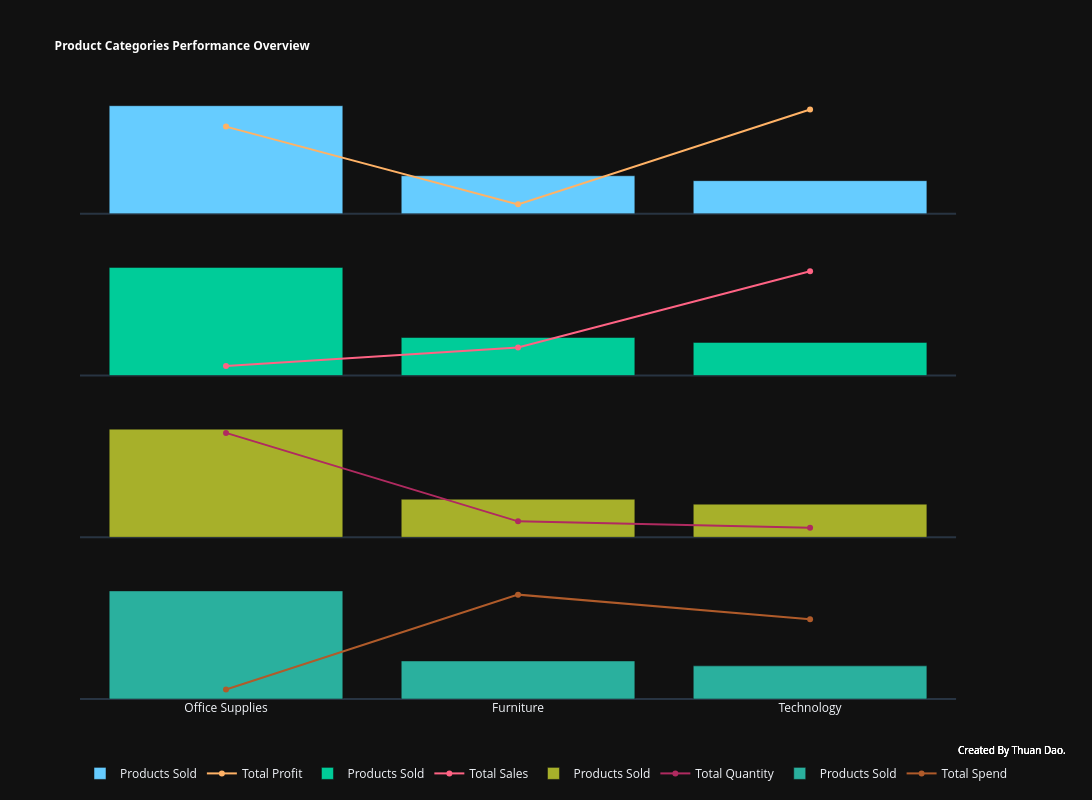

Notebook code for this chart:
### Markdown cell above
### Products Sold By Category

### Code cell
data_product = df_merged.groupby(by="Category")\
                 .agg(
                    product_counts = ("ProductID", "count"),
                    total_sales = ("Sales", "sum"),
                    total_quantity = ("Quantity", "sum"),
                    total_spend= ("Spend", "sum"),
                    total_profit = ("Profit", "sum")
                 ).sort_values("total_sales", ascending=True).reset_index()

def plot_category_performance_overview(data_product):
    """
    Plot category-level performance using stacked subplots:
    - Row 1: Products Sold & Total Profit
    - Row 2: Products Sold & Total Sales
    - Row 3: Products Sold & Total Quantity
    - Row 4: Products Sold & Total Spend

    Parameters
    ----------
    data_product : pd.DataFrame
        DataFrame containing category-level metrics.
    """

    fig = make_subplots(
        rows=4, cols=1,
        shared_xaxes=True,
        vertical_spacing=0.08,
        specs=[[{"secondary_y": True}], [{"secondary_y": True}], [{"secondary_y": True}], [{"secondary_y": True}]],
        subplot_titles=[
            "Category Performance: Products Sold & Profit",
            "Category Performance: Products Sold & Sales",
            "Category Performance: Products Sold & Quantity",
            "Category Performance: Products Sold & Spend"
        ]
    )

    # Config for each subplot (loop-friendly)
    plot_configs = [
        # row, bar_col, line_col, bar_name, line_name, bar_color, line_color, currency
        (1, "product_counts", "total_profit",
         "Products Sold", "Total Profit",
         "rgb(102,204,255)", "rgb(255,178,102)", True),

        (2, "product_counts", "total_sales",
         "Products Sold", "Total Sales",
         "rgb(0,204,153)", "rgb(255,99,132)", True),

        (3, "product_counts", "total_quantity",
         "Products Sold", "Total Quantity",
         "rgb(167,176,42)", "rgb(176,42,96)", False),

        (4, "product_counts", "total_spend",
         "Products Sold", "Total Spend",
         "rgb(42,176,158)", "rgb(176,91,42)", True)
    ]

    for row, bar_col, line_col, bar_name, line_name, bar_color, line_color, is_currency in plot_configs:
        # Bar trace
        fig.add_trace(
            go.Bar(
                x=data_product["Category"],
                y=data_product[bar_col],
                name=bar_name,
                marker_color=bar_color
            ),
            row=row, col=1, secondary_y=False
        )

        # Line trace
        fig.add_trace(
            go.Scatter(
                x=data_product["Category"],
                y=data_product[line_col],
                name=line_name,
                mode="lines+markers",
                marker_color=line_color,
                hovertemplate="$%{y}" if is_currency else "%{y}"
            ),
            row=row, col=1, secondary_y=True
        )

    # Layout
    fig.update_layout(
        title=dict(
            text="<b>Product Categories Performance Overview</b>",
            font=dict(size=12, family="Segoe UI", color="white")
        ),
        template="plotly_dark",
        width=1500,
        height=800,
        hovermode="x unified",
        legend=dict(orientation="h"),
        annotations=[dict(
            text="Created By Thuan Dao.",
            xref="paper", yref="paper",
            x=1, y=-0.1,
            showarrow=False,
            font=dict(size=10, color="white", family="Segoe UI")
        )]
    )

    fig.update_yaxes(showgrid=False, showticklabels=False)
    fig.show()

plot_category_performance_overview(data_product)

### Figure 1 — Plotly figure (JSON) as saved in the notebook; plotly's stock layout.template omitted (floating-point values rounded to 4 significant figures)
{"data": [{"marker": {"color": "rgb(102,204,255)"}, "name": "Products Sold", "type": "bar", "x": ["Office Supplies", "Furniture", "Technology"], "xaxis": "x", "y": [6026, 2121, 1847], "yaxis": "y"}, {"hovertemplate": "$%{y}", "marker": {"color": "rgb(255,178,102)"}, "mode": "lines+markers", "name": "Total Profit", "type": "scatter", "x": ["Office Supplies", "Furniture", "Technology"], "xaxis": "x", "y": [122500.0, 18450.0, 145500.0], "yaxis": "y2"}, {"marker": {"color": "rgb(0,204,153)"}, "name": "Products Sold", "type": "bar", "x": ["Office Supplies", "Furniture", "Technology"], "xaxis": "x2", "y": [6026, 2121, 1847], "yaxis": "y3"}, {"hovertemplate": "$%{y}", "marker": {"color": "rgb(255,99,132)"}, "mode": "lines+markers", "name": "Total Sales", "type": "scatter", "x": ["Office Supplies", "Furniture", "Technology"], "xaxis": "x2", "y": [719000.0, 742000.0, 836200.0], "yaxis": "y4"}, {"marker": {"color": "rgb(167,176,42)"}, "name": "Products Sold", "type": "bar", "x": ["Office Supplies", "Furniture", "Technology"], "xaxis": "x3", "y": [6026, 2121, 1847], "yaxis": "y5"}, {"hovertemplate": "%{y}", "marker": {"color": "rgb(176,42,96)"}, "mode": "lines+markers", "name": "Total Quantity", "type": "scatter", "x": ["Office Supplies", "Furniture", "Technology"], "xaxis": "x3", "y": [22906, 8028, 6939], "yaxis": "y6"}, {"marker": {"color": "rgb(42,176,158)"}, "name": "Products Sold", "type": "bar", "x": ["Office Supplies", "Furniture", "Technology"], "xaxis": "x4", "y": [6026, 2121, 1847], "yaxis": "y7"}, {"hovertemplate": "$%{y}", "marker": {"color": "rgb(176,91,42)"}, "mode": "lines+markers", "name": "Total Spend", "type": "scatter", "x": ["Office Supplies", "Furniture", "Technology"], "xaxis": "x4", "y": [596600.0, 723500.0, 690700.0], "yaxis": "y8"}], "layout": {"annotations": [{"font": {"color": "white", "family": "Segoe UI", "size": 10}, "showarrow": false, "text": "Created By Thuan Dao.", "x": 1, "xanchor": "center", "xref": "paper", "y": -0.1, "yanchor": "bottom", "yref": "paper"}, {"font": {"color": "white", "family": "Segoe UI", "size": 10}, "showarrow": false, "text": "Created By Thuan Dao.", "x": 1, "xanchor": "center", "xref": "paper", "y": -0.1, "yanchor": "bottom", "yref": "paper"}, {"font": {"color": "white", "family": "Segoe UI", "size": 10}, "showarrow": false, "text": "Created By Thuan Dao.", "x": 1, "xanchor": "center", "xref": "paper", "y": -0.1, "yanchor": "bottom", "yref": "paper"}, {"font": {"color": "white", "family": "Segoe UI", "size": 10}, "showarrow": false, "text": "Created By Thuan Dao.", "x": 1, "xanchor": "center", "xref": "paper", "y": -0.1, "yanchor": "bottom", "yref": "paper"}], "height": 800, "hovermode": "x unified", "legend": {"orientation": "h"}, "title": {"font": {"color": "white", "family": "Segoe UI", "size": 12}, "text": "<b>Product Categories Performance Overview</b>"}, "width": 1500, "xaxis": {"anchor": "y", "domain": [0, 0.94], "matches": "x4", "showticklabels": false}, "xaxis2": {"anchor": "y3", "domain": [0, 0.94], "matches": "x4", "showticklabels": false}, "xaxis3": {"anchor": "y5", "domain": [0, 0.94], "matches": "x4", "showticklabels": false}, "xaxis4": {"anchor": "y7", "domain": [0, 0.94]}, "yaxis": {"anchor": "x", "domain": [0.81, 1], "showgrid": false, "showticklabels": false}, "yaxis2": {"anchor": "x", "overlaying": "y", "showgrid": false, "showticklabels": false, "side": "right"}, "yaxis3": {"anchor": "x2", "domain": [0.54, 0.73], "showgrid": false, "showticklabels": false}, "yaxis4": {"anchor": "x2", "overlaying": "y3", "showgrid": false, "showticklabels": false, "side": "right"}, "yaxis5": {"anchor": "x3", "domain": [0.27, 0.46], "showgrid": false, "showticklabels": false}, "yaxis6": {"anchor": "x3", "overlaying": "y5", "showgrid": false, "showticklabels": false, "side": "right"}, "yaxis7": {"anchor": "x4", "domain": [0, 0.19], "showgrid": false, "showticklabels": false}, "yaxis8": {"anchor": "x4", "overlaying": "y7", "showgrid": false, "showticklabels": false, "side": "right"}}}
